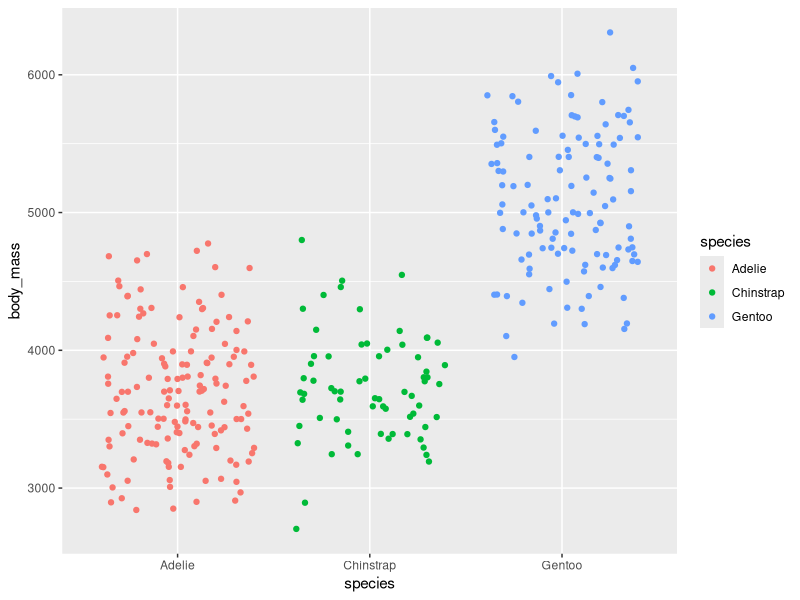

Recreate this plot in R.
# mi script 
# no sirve y no sé cómo arreglarlo :(

library(ggplot2)

penguins |>
  ggplot(aes(species,body_mass,color = species))+
   geom_jitter()
